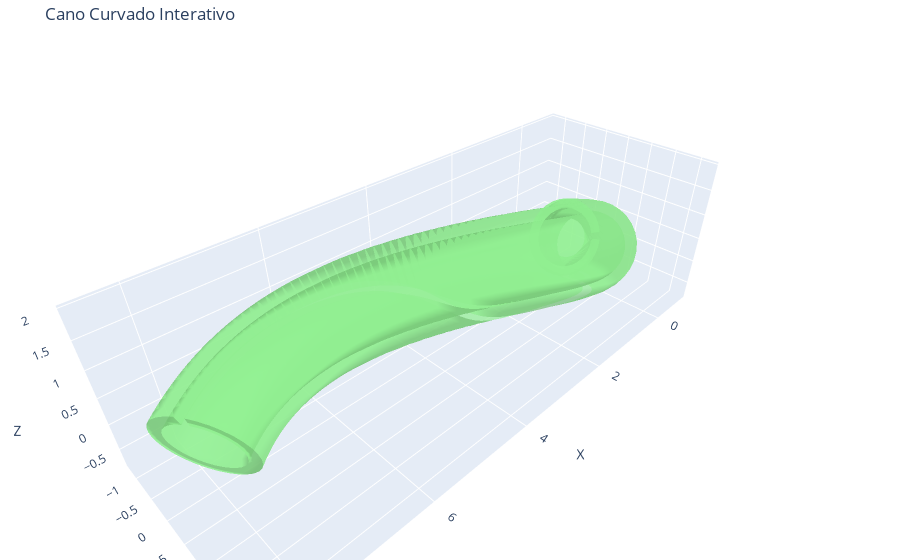

Source (notebook cell):
### Code cell
#Exemplo de uso do cano curvado com plot interativo a fim de melhor visualização
import numpy as np
from Objetos.Cano_curvado import plotar_cano_curvado_interativo

raio = 0.8
espessura = 0.2
pontos_ctrl = np.array([[0,0,0], [2, 4, 2], [5, -2, 1], [8, 0, 0]])

plotar_cano_curvado_interativo(
    raio=raio,
    pontos_ctrl=pontos_ctrl,
    n_amostras=80,
    n_lados=30,
    cor="lightgreen",
    espessura=espessura,
    origem=(0,0,0),
    titulo="Cano Curvado Interativo")

### Figure 1 — Plotly figure (JSON) as saved in the notebook; plotly's stock layout.template omitted (floating-point values rounded to 4 significant figures; data arrays with more than 128 entries replaced by an {"elided": "..."} marker saying what was removed)
{"data": [{"color": "lightgreen", "i": {"elided": "9720 int values"}, "j": {"elided": "9720 int values"}, "k": {"elided": "9720 int values"}, "opacity": 0.7, "type": "mesh3d", "x": {"elided": "5022 float values"}, "y": {"elided": "5022 float values"}, "z": {"elided": "5022 float values"}}], "layout": {"margin": {"b": 0, "l": 0, "r": 0, "t": 40}, "scene": {"aspectmode": "data", "xaxis": {"title": {"text": "X"}}, "yaxis": {"title": {"text": "Y"}}, "zaxis": {"title": {"text": "Z"}}}, "title": {"text": "Cano Curvado Interativo"}}}
